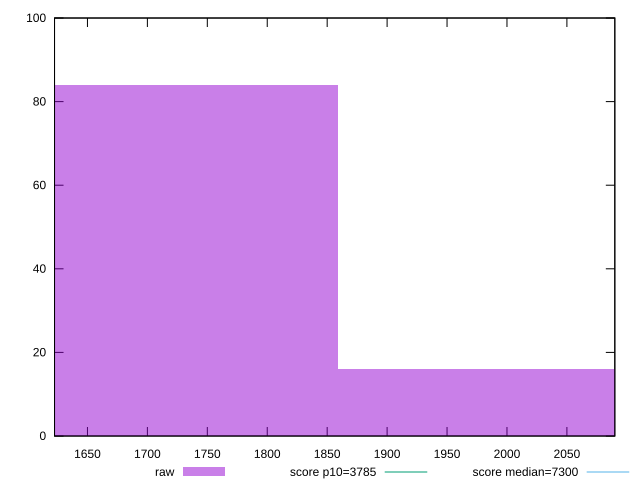

The gnuplot source for this figure:
reset

$raw <<EOF
1983.159019361198 16
1735.2641419410484 84
EOF

set key outside below
set boxwidth 247.89487742014975
set xrange [1622.5395000000003:2089.98]
set yrange [0:100]
set trange [0:100]
set style fill transparent solid 0.5 noborder

set parametric
set terminal svg size 640, 490 enhanced background rgb 'white'
set output "report_00021_2021-02-20T09:16:39.615Z/interactive/samples/pages+cached+noadtech+nomedia+nocss/raw/histogram.svg"

plot $raw title "raw" with boxes, \
     3785,t title "score p10=3785", \
     7300,t title "score median=7300"

reset
